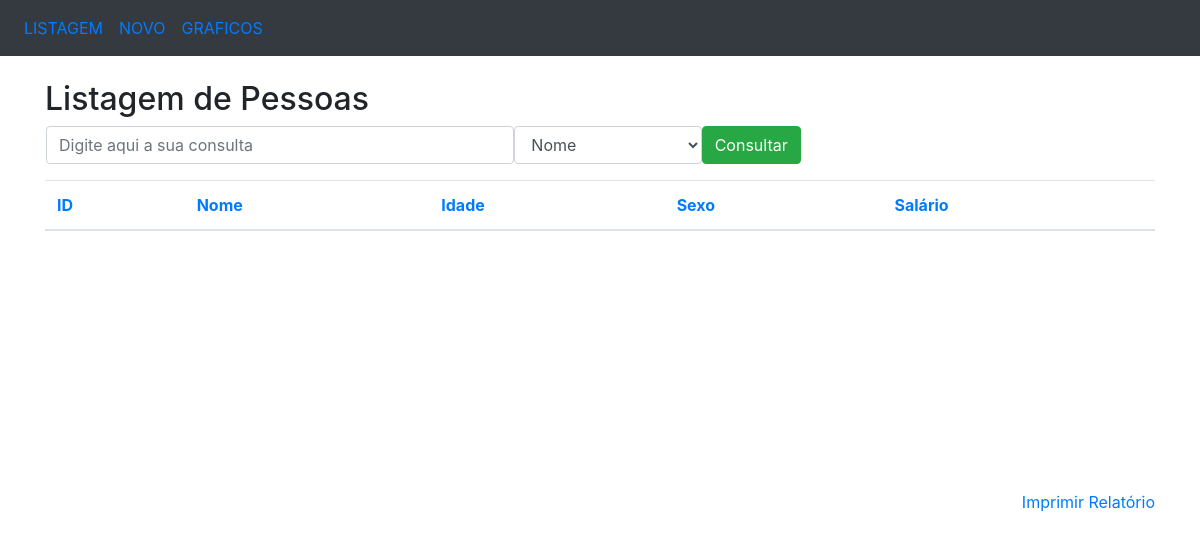
Before: / with the older database file.
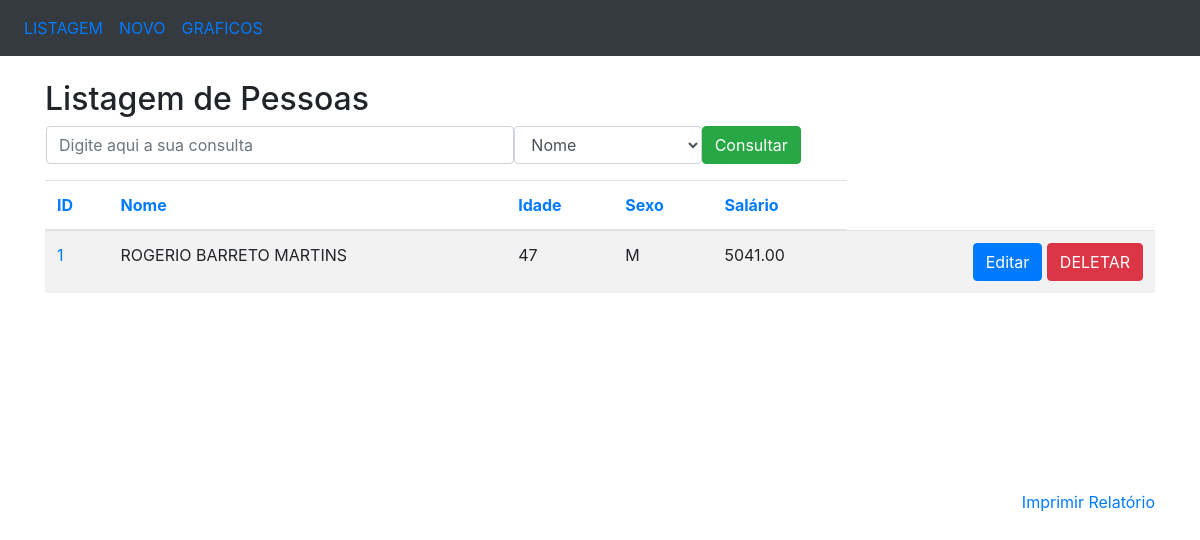
After: the same page with the newer database file.
### crud/models.py (models this page shows, shortened)
class Pessoa(models.Model):
	nome = models.CharField(max_length=100)
	idade = models.IntegerField()
	sexo = models.CharField(max_length=1)
	salario = models.DecimalField(max_digits=7, decimal_places=2)

### crud/views.py (the view)
# urls.py: path('', listagem),
def listagem(request):
	titulo = 'Listagem de Pessoas'
	pessoas = Pessoa.objects.all()
	return render(request, 'listagem.html', {'titulo': titulo, 'pessoas': pessoas})

### crud/templates/listagem.html (shortened to what this page needs)
<!DOCTYPE html>
<html>
<head>
	<link rel="stylesheet" href="https://maxcdn.bootstrapcdn.com/bootstrap/4.3.1/css/bootstrap.min.css">
</head>
<body>
	<nav class="navbar navbar-expand-sm bg-dark">
		<ul class="navbar-nav">
			<li class="nav-item">
				<a class="nav-link" href="/crud/listagem">LISTAGEM</a>
			</li>
			<li class="nav-item">
				<a class="nav-link" href="/crud/insercao">NOVO</a>
			</li>
			<li class="nav-item">
				<a class="nav-link" href="/crud/graficos">GRAFICOS</a>
			</li>
		</ul>
	</nav>
	<br>
	<div class="container">
		<h2>{{titulo}}</h2>
		<form action="/crud/consulta/" method="POST" name="frm_consulta" class="ml-3">
			<div class="form-group">
				<div class="row">
					<input type="text" class="form-control col-md-5" name="consulta"
					placeholder="Digite aqui a sua consulta">
					<select class="form-control col-md-2" name="campo">
						<option value="nome">Nome</option>
					</select>
					<button type="submit" class="btn btn-success">Consultar</button>
				</div>
			</div>
		</form>
		<div style="overflow-y: scroll; height: 310px; width: 100%;" align="center">
			<table class="table table-striped">
				<thead>
					<tr>
						<th><a href="/crud/ordenacao/id">ID</a></th>
						<th><a href="/crud/ordenacao/nome">Nome</a></th>
						<th><a href="/crud/ordenacao/idade">Idade</a></th>
						<th><a href="/crud/ordenacao/sexo">Sexo</a></th>
						<th><a href="/crud/ordenacao/salario">Salário</a></th>
					</tr>
				</thead>
				<tbody>
					{% for pessoa in pessoas %}
					<tr>
						<td nowrap="true">
							<a href="/crud/listagem/{{pessoa.id}}">{{pessoa.id}}</a>
						</td>
						<td nowrap="true">{{pessoa.nome}}</td>
						<td nowrap="true">{{pessoa.idade}}</td>
						<td nowrap="true">{{pessoa.sexo}}</td>
						<td nowrap="true">{{pessoa.salario}}</td>
						<td nowrap="true" align="right">
							<a href="/crud/edicao/{{pessoa.id}}"
							class="btn btn-primary" role="button">
								Editar
							</a>
							<a href="/crud/delecao/{{pessoa.id}}"
							class="btn btn-danger" role="button">
								DELETAR
							</a>
						</td>
					</tr>
					{% endfor %}
				</tbody>
			</table>
		</div>
		<a href="#" style="float: right;" onclick="relatorio()">Imprimir Relatório</a>
	</div>
</body>
</html>

Changed rows visible on the page:
added Pessoa: id "1", nome "ROGERIO BARRETO MARTINS", idade "47", sexo "M", salario "5041.00"
